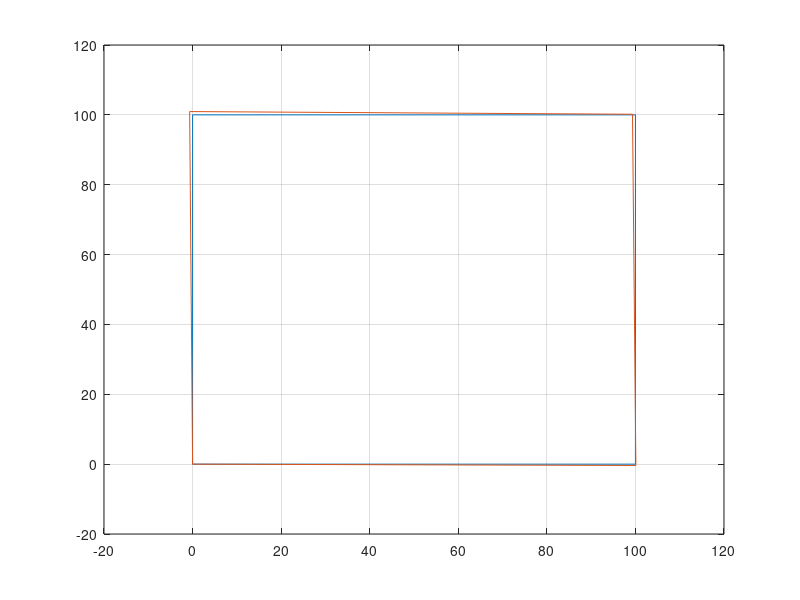

The MATLAB source for this figure:
%dziala na losowe konty

D = [1001 903 1001 903 1001 903 1001] %tablica ruchow 1
D1 = [101 90 100 90 100 90 101] %tablica ruchow Prawy 2
D2 = [100 90 102 90 100 90 100] %tablica ruchow Lewy 2
X = [0 0 0 0 0 0 0] % tablica wynikowa1
Y = [0 0 0 0 0 0 0] % tablica wynikowa1
X_wykres_jazdy_wynik = [0 0 0 0 0 0 0] % tablica wynikowa wykresu jazdy2
Y_wykres_jazdy_wynik = [0 0 0 0 0 0 0] % tablica wynikowa wykresu jazdy2
X_wy=[0,0,0,0,0]  %tablica do wykresu1
Y_wy=[0,0,0,0,0] %jedno zero jest wiencej bo strtujemy od 01
X_wy_wykresu_jazdy=[0,0,0,0,0]  %tablica do wykresu jazdy2
Y_wy_wykresu_jazdy=[0,0,0,0,0] %jedno zero jest wiencej bo strtujemy od 02
i=2; % to potrzebne do tablicy wykresu1
Fi  = 0; % kont poczonktkowy1
Fi2 = 0; % kont poczontkowy realny2
fi_1 = 0; %zmienna do sprawdzenia konta2
tiki_konta = 0; %2
kont_przesuniencia = 0; %2
r=0;%2
r_robota=0;%2
a=0;%2
b=0;%2
X_poprzednie = 0; %1
Y_poprzednie = 0; %1
X_poprzednie2 = 0; %2
Y_poprzednie2 = 0; %2
tablica_a = [0 0 0 0 0 0 0];
tablica_rb = [0 0 0 0 0 0 0];
f1= [0 0 0 0 0 0 0]
f2= [0 0 0 0 0 0 0]
f3= [0 0 0 0 0 0 0]
f4= [0 0 0 0 0 0 0]
f5= [0 0 0 0 0 0 0]
f6= [0 0 0 0 0 0 0]
f7= [0 0 0 0 0 0 0]
f8= [0 0 0 0 0 0 0]
f9= [0 0 0 0 0 0 0]
f10= [0 0 0 0 0 0 0]
f11= [0 0 0 0 0 0 0]
f12= [0 0 0 0 0 0 0]
f13= [0 0 0 0 0 0 0]
f14= [0 0 0 0 0 0 0]
f15= [0 0 0 0 0 0 0]
f16= [0 0 0 0 0 0 0]
f17= [0 0 0 0 0 0 0]
f18= [0 0 0 0 0 0 0]
f19= [0 0 0 0 0 0 0]
f20= [0 0 0 0 0 0 0]
for c=1:length(D) %1
    tiki = (floor(D(c)/10)); %1
    tmp = D(c)-(tiki*10); % obliczenie ruchu %1 
    
    %sprawdzenie konta2
    if(Fi2>360) %2
        while(Fi2>360)%2
            fi_1 = Fi2-360;%2
            Fi2=fi_1;%2
        end%2
    end%2
    if(Fi2==360)
       Fi2=0; 
    end
    
    tiki_konta = D1(c)-D2(c); %2
    f1(c)=Y_poprzednie2;
    if(tmp == 1) %1
           %jazda do przodu ++1
           
           X(c)=X_poprzednie +tiki*cos((Fi*pi)/180);%1
           Y(c)=Y_poprzednie +tiki*sin((Fi*pi)/180);%1
           X_poprzednie = X(c);%1
           Y_poprzednie = Y(c);%1
           if(tiki_konta == 0)%2
           X_wykres_jazdy_wynik(c) = X_poprzednie2+tiki*cos((Fi2*pi)/180);%2
           Y_wykres_jazdy_wynik(c) =Y_poprzednie2 +tiki*sin((Fi2*pi)/180);%2
           X_poprzednie2 = X_wykres_jazdy_wynik(c); %2
           Y_poprzednie2 = Y_wykres_jazdy_wynik(c); %2
           end%2
            
            if(tiki_konta<0)
                 kont_przesuniencia = tiki_konta*0.44;%2
                r=((tiki*360)/(2*pi*kont_przesuniencia));%2
                r_robota= r+13.021461;%2
    
                 a= sin((kont_przesuniencia*pi)/180)*r_robota;%2
                    b= cos((kont_przesuniencia*pi)/180)*r_robota;%2
                
                if(Fi2==0|Fi2==360)
                    X_wykres_jazdy_wynik(c) = X_poprzednie2 +a;%2
                    Y_wykres_jazdy_wynik(c) =Y_poprzednie2 +(r_robota-b);%2
                    X_poprzednie2 = X_wykres_jazdy_wynik(c); %2
                    Y_poprzednie2 = Y_wykres_jazdy_wynik(c); %2
                    Fi2=Fi2+kont_przesuniencia;%2
                end
                if(Fi2>0&Fi2<90)
                    X_wykres_jazdy_wynik(c) = X_poprzednie2 -cos((Fi2*pi)/180)*(r_robota-b)+cos((Fi2*pi)/180)*a;%2
                    Y_wykres_jazdy_wynik(c) =Y_poprzednie2 +sin((Fi2*pi)/180)*(r_robota-b)+sin((Fi2*pi)/180)*a;%2
                    X_poprzednie2 = X_wykres_jazdy_wynik(c); %2
                    Y_poprzednie2 = Y_wykres_jazdy_wynik(c); %2
                    Fi2=Fi2+kont_przesuniencia;%2
                end
                if(Fi2==90)
                    X_wykres_jazdy_wynik(c) = X_poprzednie2 -(r_robota-b);%2
                    Y_wykres_jazdy_wynik(c) =Y_poprzednie2  +a;%2
                    X_poprzednie2 = X_wykres_jazdy_wynik(c); %2
                    Y_poprzednie2 = Y_wykres_jazdy_wynik(c); %2
                    Fi2=Fi2+kont_przesuniencia;%2
                end
                if(Fi2>90&Fi2<180)
                    X_wykres_jazdy_wynik(c) = X_poprzednie2-sin(((Fi2-90)*pi)/180)*(r_robota-b)-sin(((Fi2-90)*pi)/180)*a;%2
                    Y_wykres_jazdy_wynik(c) =Y_poprzednie2-cos(((Fi2-90)*pi)/180)*(r_robota-b)+cos(((Fi2-90)*pi)/180)*a;%2
                    X_poprzednie2 = X_wykres_jazdy_wynik(c); %2
                    Y_poprzednie2 = Y_wykres_jazdy_wynik(c); %2
                    Fi2=Fi2+kont_przesuniencia;%2
                end
                if(Fi2==180)
                    X_wykres_jazdy_wynik(c) = X_poprzednie2 -a;%2
                    Y_wykres_jazdy_wynik(c) =Y_poprzednie2 -(r_robota-b);%2
                    X_poprzednie2 = X_wykres_jazdy_wynik(c); %2
                    Y_poprzednie2 = Y_wykres_jazdy_wynik(c); %2
                    Fi2=Fi2+kont_przesuniencia;%2
                end
                if(Fi2>180&Fi2<270)
                    X_wykres_jazdy_wynik(c) = X_poprzednie2+cos(((Fi2-180)*pi)/180)*(r_robota-b)-cos(((Fi2-180)*pi)/180)*a;%2
                    Y_wykres_jazdy_wynik(c) =Y_poprzednie2-sin(((Fi2-180)*pi)/180)*(r_robota-b)-sin(((Fi2-180)*pi)/180)*a;%2
                    X_poprzednie2 = X_wykres_jazdy_wynik(c); %2
                    Y_poprzednie2 = Y_wykres_jazdy_wynik(c); %2
                    Fi2=Fi2+kont_przesuniencia;%2
                end
                if(Fi2==270)
                    X_wykres_jazdy_wynik(c) = X_poprzednie2 + (r_robota-b);%2
                    Y_wykres_jazdy_wynik(c) =Y_poprzednie2 - a;%2
                    X_poprzednie2 = X_wykres_jazdy_wynik(c); %2
                    Y_poprzednie2 = Y_wykres_jazdy_wynik(c); %2
                    Fi2=Fi2+kont_przesuniencia;%2
                end
                if(Fi2>270&Fi2<360)
                    X_wykres_jazdy_wynik(c) = X_poprzednie2+sin(((Fi2-270)*pi)/180)*(r_robota-b)+sin(((Fi2-270)*pi)/180)*a;%2
                    Y_wykres_jazdy_wynik(c) =Y_poprzednie2+cos(((Fi2-270)*pi)/180)*(r_robota-b)-cos(((Fi2-270)*pi)/180)*a;%2
                    X_poprzednie2 = X_wykres_jazdy_wynik(c); %2
                    Y_poprzednie2 = Y_wykres_jazdy_wynik(c); %2
                    Fi2=Fi2+kont_przesuniencia;%2
                end
        
        
        
        
            end
            if(tiki_konta>0)
                 kont_przesuniencia = tiki_konta*0.44;%2
                r=((tiki*360)/(2*pi*kont_przesuniencia));%2
                r_robota= r+13.021461;%2
    
                 a= sin((kont_przesuniencia*pi)/180)*r_robota;%2
                    b= cos((kont_przesuniencia*pi)/180)*r_robota;%2
                
                if(Fi2==0)
                    X_wykres_jazdy_wynik(c) = X_poprzednie2 +a;%2
                    Y_wykres_jazdy_wynik(c) =Y_poprzednie2 -(r_robota-b);%2
                    X_poprzednie2 = X_wykres_jazdy_wynik(c); %2
                    Y_poprzednie2 = Y_wykres_jazdy_wynik(c); %2
                    Fi2=Fi2+kont_przesuniencia;%2
                end
                %if(Fi2>0&&Fi2<90)
                 %   X_wykres_jazdy_wynik(c) = X_poprzednie2 +cos((Fi2*pi)/180)*(r_robota-b)+cos((Fi2*pi)/180)*a;%2
                  %  Y_wykres_jazdy_wynik(c) =Y_poprzednie2 -sin((Fi2*pi)/180)*(r_robota-b)+sin((Fi2*pi)/180)*a;%2
                   % X_poprzednie2 = X_wykres_jazdy_wynik(c); %2
                   % Y_poprzednie2 = Y_wykres_jazdy_wynik(c); %2
                   % Fi2=Fi2+kont_przesuniencia;%2
                %end
                %if(Fi2==90)
              
              
                 %   X_wykres_jazdy_wynik(c) = X_poprzednie2 +(r_robota-b);%2
                 %   Y_wykres_jazdy_wynik(c) =Y_poprzednie2  +a;%2
                 %   X_poprzednie2 = X_wykres_jazdy_wynik(c); %2
                 %   Y_poprzednie2 = Y_wykres_jazdy_wynik(c); %2
                  %  Fi2=Fi2+kont_przesuniencia;%2
                %end
                %if(Fi2>90&&Fi2<180)
                 %   X_wykres_jazdy_wynik(c) = X_poprzednie2+sin(((Fi2-90)*pi)/180)*(r_robota-b)-sin(((Fi2-90)*pi)/180)*a;%2
                 %   Y_wykres_jazdy_wynik(c) =Y_poprzednie2+cos(((Fi2-90)*pi)/180)*(r_robota-b)+cos(((Fi2-90)*pi)/180)*a;%2
                 %   X_poprzednie2 = X_wykres_jazdy_wynik(c); %2
                 %   Y_poprzednie2 = Y_wykres_jazdy_wynik(c); %2
                 %   Fi2=Fi2+kont_przesuniencia;%2
                %end
                %if(Fi2==180)
                %    X_wykres_jazdy_wynik(c) = X_poprzednie2 -a;%2
                %    Y_wykres_jazdy_wynik(c) =Y_poprzednie2 +(r_robota-b);%2
                %    X_poprzednie2 = X_wykres_jazdy_wynik(c); %2
                %    Y_poprzednie2 = Y_wykres_jazdy_wynik(c); %2
                %    Fi2=Fi2+kont_przesuniencia;%2
                %end
                %if(Fi2>180&&Fi2<270)
                %    X_wykres_jazdy_wynik(c) = X_poprzednie2-cos(((Fi2-180)*pi)/180)*(r_robota-b)-cos(((Fi2-180)*pi)/180)*a;%2
                %    Y_wykres_jazdy_wynik(c) =Y_poprzednie2+sin(((Fi2-180)*pi)/180)*(r_robota-b)-sin(((Fi2-180)*pi)/180)*a;%2
                %    X_poprzednie2 = X_wykres_jazdy_wynik(c); %2
                %    Y_poprzednie2 = Y_wykres_jazdy_wynik(c); %2
                %    Fi2=Fi2+kont_przesuniencia;%2
                %end
                %if(Fi2==270)
                %    X_wykres_jazdy_wynik(c) = X_poprzednie2 - (r_robota-b);%2
                %    Y_wykres_jazdy_wynik(c) =Y_poprzednie2 - a;%2
                %    X_poprzednie2 = X_wykres_jazdy_wynik(c); %2
                %    Y_poprzednie2 = Y_wykres_jazdy_wynik(c); %2
                %    Fi2=Fi2+kont_przesuniencia;%2
                %end
                %if(Fi2>270&&Fi2<360)
                %    X_wykres_jazdy_wynik(c) = X_poprzednie2-sin(((Fi2-270)*pi)/180)*(r_robota-b)+sin(((Fi2-270)*pi)/180)*a;%2
                %    Y_wykres_jazdy_wynik(c) =Y_poprzednie2-cos(((Fi2-270)*pi)/180)*(r_robota-b)-cos(((Fi2-270)*pi)/180)*a;%2
                %    X_poprzednie2 = X_wykres_jazdy_wynik(c); %2
                %    Y_poprzednie2 = Y_wykres_jazdy_wynik(c); %2
                %    Fi2=Fi2+kont_przesuniencia;%2
                %end%}
        
        
        
        
            end
    
           
    end%1
    
    if(tmp ==2)%1
        %jazda do tylu%1
        
           X(c)=X_poprzednie -tiki*cos((Fi*pi)/180);%1
           Y(c)=Y_poprzednie -tiki*sin((Fi*pi)/180);%1
           X_poprzednie = X(c);%1
           Y_poprzednie = Y(c);%1
           if(tiki_konta == 0)%2
           X_wykres_jazdy_wynik = X_poprzednie2-tiki*cos((Fi*pi)/180);%2
           Y_wykres_jazdy_wynik = Y_poprzednie2-tiki*sin((Fi*pi)/180);%2
           X_poprzednie2 = X_wykres_jazdy_wynik(c); %2
           Y_poprzednie2 = Y_wykres_jazdy_wynik(c); %2
        end%2
         if(tiki_konta>0)
        
        
        
        
        
    
    end
    if(tiki_konta<0)
        
        
        
        
        
    end
    
    end%1
    
    if(tmp ==3) %1
        %kont++%1
       Fi=Fi+tiki;%1
       Fi2=Fi2+tiki;%2
       
    end%1
    if(tmp == 4)%1
       %kont--%1
       Fi=Fi-tiki;%1
       Fi2=Fi2-tiki;%2
        
    end%1
    
    if(X(c)~=0|Y(c)~=0)%1
        %tu przygotowanie wykresu wynikowego tu robie tak by w wynikowej%1
        %tablicy obcioc konty%1
       X_wy(i)=X(c);%1
       Y_wy(i)=Y(c);%1
       X_wy_wykresu_jazdy(i)=X_wykres_jazdy_wynik(c);%2
       Y_wy_wykresu_jazdy(i)=Y_wykres_jazdy_wynik(c);%2
       
       i=i+1;%1
        
    end%1
    

tablica_a(c) = a;
tablica_rb(c) =(r_robota-b);
end%1
plot(X_wy,Y_wy)%1
hold on%2
plot(X_wy_wykresu_jazdy,Y_wy_wykresu_jazdy)%2
grid;%1
